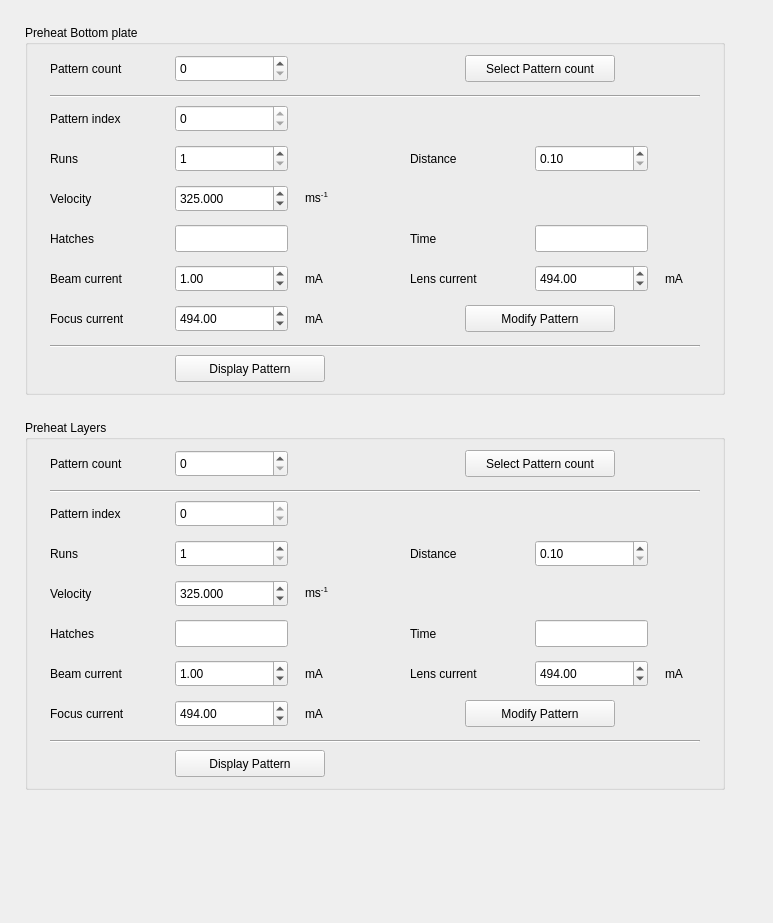
      <widget class="QWidget" name="scrollAreaWidgetContents_2">
       <property name="geometry">
        <rect>
         <x>0</x>
         <y>0</y>
         <width>773</width>
         <height>923</height>
        </rect>
       </property>
       <widget class="QGroupBox" name="Preheatbottom">
        <property name="geometry">
         <rect>
          <x>25</x>
          <y>25</y>
          <width>700</width>
          <height>370</height>
         </rect>
        </property>
        <property name="title">
         <string>Preheat Bottom plate</string>
        </property>
        <widget class="QLabel" name="Preheatbottomcount">
         <property name="geometry">
          <rect>
           <x>25</x>
           <y>30</y>
           <width>105</width>
           <height>27</height>
          </rect>
         </property>
         <property name="text">
          <string>Pattern count</string>
         </property>
        </widget>
        <widget class="QSpinBox" name="Preheatbottomcountbox">
         <property name="geometry">
          <rect>
           <x>150</x>
           <y>30</y>
           <width>113</width>
           <height>27</height>
          </rect>
         </property>
        </widget>
        <widget class="QPushButton" name="Preheatbottomcountbutton">
         <property name="geometry">
          <rect>
           <x>440</x>
           <y>30</y>
           <width>150</width>
           <height>27</height>
          </rect>
         </property>
         <property name="text">
          <string>Select Pattern count</string>
         </property>
        </widget>
        <widget class="Line" name="line_11">
         <property name="geometry">
          <rect>
           <x>25</x>
           <y>70</y>
           <width>650</width>
           <height>3</height>
          </rect>
         </property>
         <property name="orientation">
          <enum>Qt::Horizontal</enum>
         </property>
        </widget>
        <widget class="QSpinBox" name="Preheatbottomindexbox">
         <property name="geometry">
          <rect>
           <x>150</x>
           <y>80</y>
           <width>113</width>
           <height>27</height>
          </rect>
         </property>
         <property name="maximum">
          <number>0</number>
         </property>
        </widget>
        <widget class="QLabel" name="Preheatbottomindex">
         <property name="geometry">
          <rect>
           <x>25</x>
           <y>80</y>
           <width>105</width>
           <height>27</height>
          </rect>
         </property>
         <property name="text">
          <string>Pattern index</string>
         </property>
        </widget>
        <widget class="QLabel" name="Preheatbottomvelocity">
         <property name="geometry">
          <rect>
           <x>25</x>
           <y>160</y>
           <width>105</width>
           <height>27</height>
          </rect>
         </property>
         <property name="text">
          <string>Velocity</string>
         </property>
        </widget>
        <widget class="QDoubleSpinBox" name="Preheatbottomvelocitybox">
         <property name="geometry">
          <rect>
           <x>150</x>
           <y>160</y>
           <width>113</width>
           <height>27</height>
          </rect>
         </property>
         <property name="decimals">
          <number>3</number>
         </property>
         <property name="minimum">
          <double>32.500000000000000</double>
         </property>
         <property name="maximum">
          <double>1000.000000000000000</double>
         </property>
         <property name="singleStep">
          <double>0.250000000000000</double>
         </property>
         <property name="value">
          <double>325.000000000000000</double>
         </property>
        </widget>
        <widget class="QLabel" name="Preheatbottomruns">
         <property name="geometry">
          <rect>
           <x>25</x>
           <y>120</y>
           <width>105</width>
           <height>27</height>
          </rect>
         </property>
         <property name="text">
          <string>Runs</string>
         </property>
        </widget>
        <widget class="QLabel" name="Preheatbottomdist">
         <property name="geometry">
          <rect>
           <x>385</x>
           <y>120</y>
           <width>105</width>
           <height>27</height>
          </rect>
         </property>
         <property name="text">
          <string>Distance</string>
         </property>
        </widget>
        <widget class="QDoubleSpinBox" name="Preheatbottomdistbox">
         <property name="geometry">
          <rect>
           <x>510</x>
           <y>120</y>
           <width>113</width>
           <height>27</height>
          </rect>
         </property>
         <property name="minimum">
          <double>0.100000000000000</double>
         </property>
         <property name="maximum">
          <double>5.000000000000000</double>
         </property>
         <property name="singleStep">
          <double>0.100000000000000</double>
         </property>
         <property name="value">
          <double>0.100000000000000</double>
         </property>
        </widget>
        <widget class="QPushButton" name="Modifypreheatbottombutton">
         <property name="geometry">
          <rect>
           <x>440</x>
           <y>280</y>
           <width>150</width>
           <height>27</height>
          </rect>
         </property>
         <property name="text">
          <string>Modify Pattern</string>
         </property>
        </widget>
        <widget class="QPushButton" name="Displaypreheatbottombutton">
         <property name="geometry">
          <rect>
           <x>150</x>
           <y>330</y>
           <width>150</width>
           <height>27</height>
          </rect>
         </property>
         <property name="text">
          <string>Display Pattern</string>
         </property>
        </widget>
        <widget class="QSpinBox" name="Preheatbottomrunbox">
         <property name="geometry">
          <rect>
           <x>150</x>
           <y>120</y>
           <width>113</width>
           <height>27</height>
          </rect>
         </property>
         <property name="minimum">
          <number>1</number>
         </property>
         <property name="value">
          <number>1</number>
         </property>
        </widget>
        <widget class="QLabel" name="Preheatbottomhatchcount">
         <property name="geometry">
          <rect>
           <x>25</x>
           <y>200</y>
           <width>105</width>
           <height>27</height>
          </rect>
         </property>
         <property name="text">
          <string>Hatches</string>
         </property>
        </widget>
        <widget class="QLineEdit" name="Preheatbottomhatchcountbox">
         <property name="geometry">
          <rect>
           <x>150</x>
           <y>200</y>
           <width>113</width>
           <height>27</height>
          </rect>
         </property>
         <property name="readOnly">
          <bool>true</bool>
         </property>
        </widget>
        <widget class="QLineEdit" name="Preheatbottomtimebox">
         <property name="geometry">
          <rect>
           <x>510</x>
           <y>200</y>
           <width>113</width>
           <height>27</height>
          </rect>
         </property>
         <property name="readOnly">
          <bool>true</bool>
         </property>
        </widget>
        <widget class="QLabel" name="Preheatbottomtime">
         <property name="geometry">
          <rect>
           <x>385</x>
           <y>200</y>
           <width>105</width>
           <height>27</height>
          </rect>
         </property>
         <property name="text">
          <string>Time</string>
         </property>
        </widget>
        <widget class="QLabel" name="Beamcurrentunit_4">
         <property name="geometry">
          <rect>
           <x>280</x>
           <y>240</y>
           <width>50</width>
           <height>27</height>
          </rect>
         </property>
         <property name="text">
          <string>mA</string>
         </property>
        </widget>
        <widget class="QDoubleSpinBox" name="Preheatbottombeambox">
         <property name="geometry">
          <rect>
           <x>150</x>
           <y>240</y>
           <width>113</width>
           <height>27</height>
          </rect>
         </property>
         <property name="minimum">
          <double>0.000000000000000</double>
         </property>
         <property name="maximum">
          <double>1000.000000000000000</double>
         </property>
         <property name="singleStep">
          <double>50.000000000000000</double>
         </property>
         <property name="value">
          <double>1.000000000000000</double>
         </property>
        </widget>
        <widget class="QLabel" name="Preheatbottombeam">
         <property name="geometry">
          <rect>
           <x>25</x>
           <y>240</y>
           <width>105</width>
           <height>27</height>
          </rect>
         </property>
         <property name="text">
          <string>Beam current</string>
         </property>
        </widget>
        <widget class="QLabel" name="Lenscurrentunit_4">
         <property name="geometry">
          <rect>
           <x>640</x>
           <y>240</y>
           <width>50</width>
           <height>27</height>
          </rect>
         </property>
         <property name="text">
          <string>mA</string>
         </property>
        </widget>
        <widget class="QLabel" name="Preheatbottomlens">
         <property name="geometry">
          <rect>
           <x>385</x>
           <y>240</y>
           <width>105</width>
           <height>27</height>
          </rect>
         </property>
         <property name="text">
          <string>Lens current</string>
         </property>
        </widget>
        <widget class="QDoubleSpinBox" name="Preheatbottomlensbox">
         <property name="geometry">
          <rect>
           <x>510</x>
           <y>240</y>
           <width>113</width>
           <height>27</height>
          </rect>
         </property>
         <property name="minimum">
          <double>0.000000000000000</double>
         </property>
         <property name="maximum">
          <double>1000.000000000000000</double>
         </property>
         <property name="singleStep">
          <double>50.000000000000000</double>
         </property>
         <property name="value">
          <double>494.000000000000000</double>
         </property>
        </widget>
        <widget class="QLabel" name="Focuscurrentunit_4">
         <property name="geometry">
          <rect>
           <x>280</x>
           <y>280</y>
           <width>50</width>
           <height>27</height>
          </rect>
         </property>
         <property name="text">
          <string>mA</string>
         </property>
        </widget>
        <widget class="QDoubleSpinBox" name="Preheatbottomfocusbox">
         <property name="geometry">
          <rect>
           <x>150</x>
           <y>280</y>
           <width>113</width>
           <height>27</height>
          </rect>
         </property>
         <property name="minimum">
          <double>0.000000000000000</double>
         </property>
         <property name="maximum">
          <double>1000.000000000000000</double>
         </property>
         <property name="singleStep">
          <double>50.000000000000000</double>
         </property>
         <property name="value">
          <double>494.000000000000000</double>
         </property>
        </widget>
        <widget class="QLabel" name="Preheatbottomfocus">
         <property name="geometry">
          <rect>
           <x>25</x>
           <y>280</y>
           <width>105</width>
           <height>27</height>
          </rect>
         </property>
         <property name="text">
          <string>Focus current</string>
         </property>
        </widget>
        <widget class="Line" name="line_12">
         <property name="geometry">
          <rect>
           <x>25</x>
           <y>320</y>
           <width>650</width>
           <height>3</height>
          </rect>
         </property>
         <property name="orientation">
          <enum>Qt::Horizontal</enum>
         </property>
        </widget>
        <widget class="QLabel" name="Beamcurrentunit_6">
         <property name="geometry">
          <rect>
           <x>280</x>
           <y>160</y>
           <width>50</width>
           <height>27</height>
          </rect>
         </property>
         <property name="text">
          <string>ms&lt;sup&gt;-1&lt;/sup&gt;</string>
         </property>
        </widget>
       </widget>
       <widget class="QGroupBox" name="Preheatlayer">
        <property name="geometry">
         <rect>
          <x>25</x>
          <y>420</y>
          <width>700</width>
          <height>370</height>
         </rect>
        </property>
        <property name="title">
         <string>Preheat Layers</string>
        </property>
        <widget class="QLabel" name="Preheatlayercount">
         <property name="geometry">
          <rect>
           <x>25</x>
           <y>30</y>
           <width>105</width>
           <height>27</height>
          </rect>
         </property>
         <property name="text">
          <string>Pattern count</string>
         </property>
        </widget>
        <widget class="QSpinBox" name="Preheatlayercountbox">
         <property name="geometry">
          <rect>
           <x>150</x>
           <y>30</y>
           <width>113</width>
           <height>27</height>
          </rect>
         </property>
        </widget>
        <widget class="QPushButton" name="Preheatlayercountbutton">
         <property name="geometry">
          <rect>
           <x>440</x>
           <y>30</y>
           <width>150</width>
           <height>27</height>
          </rect>
         </property>
         <property name="text">
          <string>Select Pattern count</string>
         </property>
        </widget>
        <widget class="Line" name="line_18">
         <property name="geometry">
          <rect>
           <x>25</x>
           <y>70</y>
           <width>650</width>
           <height>3</height>
          </rect>
         </property>
         <property name="orientation">
          <enum>Qt::Horizontal</enum>
         </property>
        </widget>
        <widget class="QSpinBox" name="Preheatlayerindexbox">
         <property name="geometry">
          <rect>
           <x>150</x>
           <y>80</y>
           <width>113</width>
           <height>27</height>
          </rect>
         </property>
         <property name="maximum">
          <number>0</number>
         </property>
        </widget>
        <widget class="QLabel" name="Preheatlayerindex">
         <property name="geometry">
          <rect>
           <x>25</x>
           <y>80</y>
           <width>105</width>
           <height>27</height>
          </rect>
         </property>
         <property name="text">
          <string>Pattern index</string>
         </property>
        </widget>
        <widget class="QLabel" name="Preheatlayervelocity">
         <property name="geometry">
          <rect>
           <x>25</x>
           <y>160</y>
           <width>105</width>
           <height>27</height>
          </rect>
         </property>
         <property name="text">
          <string>Velocity</string>
         </property>
        </widget>
        <widget class="QDoubleSpinBox" name="Preheatlayervelocitybox">
         <property name="geometry">
          <rect>
           <x>150</x>
           <y>160</y>
           <width>113</width>
           <height>27</height>
          </rect>
         </property>
         <property name="decimals">
          <number>3</number>
         </property>
         <property name="minimum">
          <double>32.500000000000000</double>
         </property>
         <property name="maximum">
          <double>1000.000000000000000</double>
         </property>
         <property name="singleStep">
          <double>0.250000000000000</double>
         </property>
         <property name="value">
          <double>325.000000000000000</double>
         </property>
        </widget>
        <widget class="QLabel" name="Preheatlayerruns">
         <property name="geometry">
          <rect>
           <x>25</x>
           <y>120</y>
           <width>105</width>
           <height>27</height>
          </rect>
         </property>
         <property name="text">
          <string>Runs</string>
         </property>
        </widget>
        <widget class="QLabel" name="Preheatlayerdist">
         <property name="geometry">
          <rect>
           <x>385</x>
           <y>120</y>
           <width>105</width>
           <height>27</height>
          </rect>
         </property>
         <property name="text">
          <string>Distance</string>
         </property>
        </widget>
        <widget class="QDoubleSpinBox" name="Preheatlayerdistbox">
         <property name="geometry">
          <rect>
           <x>510</x>
           <y>120</y>
           <width>113</width>
           <height>27</height>
          </rect>
         </property>
         <property name="minimum">
          <double>0.100000000000000</double>
         </property>
         <property name="maximum">
          <double>5.000000000000000</double>
         </property>
         <property name="singleStep">
          <double>0.100000000000000</double>
         </property>
         <property name="value">
          <double>0.100000000000000</double>
         </property>
        </widget>
        <widget class="QPushButton" name="Modifypreheatlayerbutton">
         <property name="geometry">
          <rect>
           <x>440</x>
           <y>280</y>
           <width>150</width>
           <height>27</height>
          </rect>
         </property>
         <property name="text">
          <string>Modify Pattern</string>
         </property>
        </widget>
        <widget class="QPushButton" name="Displaypreheatlayerbutton">
         <property name="geometry">
          <rect>
           <x>150</x>
           <y>330</y>
           <width>150</width>
           <height>27</height>
          </rect>
         </property>
         <property name="text">
          <string>Display Pattern</string>
         </property>
        </widget>
        <widget class="QSpinBox" name="Preheatlayerrunbox">
         <property name="geometry">
          <rect>
           <x>150</x>
           <y>120</y>
           <width>113</width>
           <height>27</height>
          </rect>
         </property>
         <property name="minimum">
          <number>1</number>
         </property>
         <property name="value">
          <number>1</number>
         </property>
        </widget>
        <widget class="QLabel" name="Preheatlayerhatchcount">
         <property name="geometry">
          <rect>
           <x>25</x>
           <y>200</y>
           <width>105</width>
           <height>27</height>
          </rect>
         </property>
         <property name="text">
          <string>Hatches</string>
         </property>
        </widget>
        <widget class="QLineEdit" name="Preheatlayertimebox">
         <property name="geometry">
          <rect>
           <x>510</x>
           <y>200</y>
           <width>113</width>
           <height>27</height>
          </rect>
         </property>
         <property name="readOnly">
          <bool>true</bool>
         </property>
        </widget>
        <widget class="QLineEdit" name="Preheatlayerhatchcountbox">
         <property name="geometry">
          <rect>
           <x>150</x>
           <y>200</y>
           <width>113</width>
           <height>27</height>
          </rect>
         </property>
         <property name="readOnly">
          <bool>true</bool>
         </property>
        </widget>
        <widget class="QLabel" name="Preheatlayertime">
         <property name="geometry">
          <rect>
           <x>385</x>
           <y>200</y>
           <width>105</width>
           <height>27</height>
          </rect>
         </property>
         <property name="text">
          <string>Time</string>
         </property>
        </widget>
        <widget class="QLabel" name="Preheatlayerfocus">
         <property name="geometry">
          <rect>
           <x>25</x>
           <y>280</y>
           <width>105</width>
           <height>27</height>
          </rect>
         </property>
         <property name="text">
          <string>Focus current</string>
         </property>
        </widget>
        <widget class="QDoubleSpinBox" name="Preheatlayerfocusbox">
         <property name="geometry">
          <rect>
           <x>150</x>
           <y>280</y>
           <width>113</width>
           <height>27</height>
          </rect>
         </property>
         <property name="minimum">
          <double>0.000000000000000</double>
         </property>
         <property name="maximum">
          <double>1000.000000000000000</double>
         </property>
         <property name="singleStep">
          <double>50.000000000000000</double>
         </property>
         <property name="value">
          <double>494.000000000000000</double>
         </property>
        </widget>
        <widget class="QDoubleSpinBox" name="Preheatlayerbeambox">
         <property name="geometry">
          <rect>
           <x>150</x>
           <y>240</y>
           <width>113</width>
           <height>27</height>
          </rect>
         </property>
         <property name="minimum">
          <double>0.000000000000000</double>
         </property>
         <property name="maximum">
          <double>1000.000000000000000</double>
         </property>
         <property name="singleStep">
          <double>50.000000000000000</double>
         </property>
         <property name="value">
          <double>1.000000000000000</double>
         </property>
        </widget>
        <widget class="QLabel" name="Beamcurrentunit_5">
         <property name="geometry">
          <rect>
           <x>280</x>
           <y>240</y>
           <width>50</width>
           <height>27</height>
          </rect>
         </property>
         <property name="text">
          <string>mA</string>
         </property>
        </widget>
        <widget class="QLabel" name="Lenscurrentunit_5">
         <property name="geometry">
          <rect>
           <x>640</x>
           <y>240</y>
           <width>50</width>
           <height>27</height>
          </rect>
         </property>
         <property name="text">
          <string>mA</string>
         </property>
        </widget>
        <widget class="QLabel" name="Focuscurrentunit_5">
         <property name="geometry">
          <rect>
           <x>280</x>
           <y>280</y>
           <width>50</width>
           <height>27</height>
          </rect>
         </property>
         <property name="text">
          <string>mA</string>
         </property>
        </widget>
        <widget class="QLabel" name="Preheatlayerlens">
         <property name="geometry">
          <rect>
           <x>385</x>
           <y>240</y>
           <width>105</width>
           <height>27</height>
          </rect>
         </property>
         <property name="text">
          <string>Lens current</string>
         </property>
        </widget>
        <widget class="QLabel" name="Preheatlayerbeam">
         <property name="geometry">
          <rect>
           <x>25</x>
           <y>240</y>
           <width>105</width>
           <height>27</height>
          </rect>
         </property>
         <property name="text">
          <string>Beam current</string>
         </property>
        </widget>
        <widget class="QDoubleSpinBox" name="Preheatlayerlensbox">
         <property name="geometry">
          <rect>
           <x>510</x>
           <y>240</y>
           <width>113</width>
           <height>27</height>
          </rect>
         </property>
         <property name="minimum">
          <double>0.000000000000000</double>
         </property>
         <property name="maximum">
          <double>1000.000000000000000</double>
         </property>
         <property name="singleStep">
          <double>50.000000000000000</double>
         </property>
         <property name="value">
          <double>494.000000000000000</double>
         </property>
        </widget>
        <widget class="Line" name="line_13">
         <property name="geometry">
          <rect>
           <x>25</x>
           <y>320</y>
           <width>650</width>
           <height>3</height>
          </rect>
         </property>
         <property name="orientation">
          <enum>Qt::Horizontal</enum>
         </property>
        </widget>
        <widget class="QLabel" name="Beamcurrentunit_7">
         <property name="geometry">
          <rect>
           <x>280</x>
           <y>160</y>
           <width>50</width>
           <height>27</height>
          </rect>
         </property>
         <property name="text">
          <string>ms&lt;sup&gt;-1&lt;/sup&gt;</string>
         </property>
        </widget>
       </widget>
      </widget>
